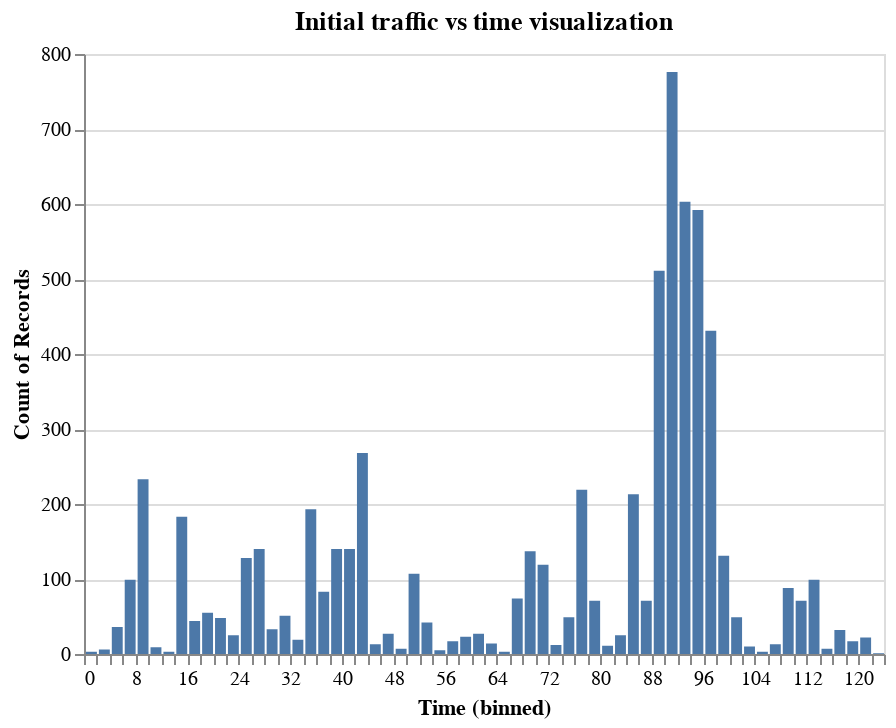

This figure's notebook cell:
### Code cell
alt_traffic(mitm_df)

### Figure 1 — Vega-Lite specification as saved in the notebook (floating-point values rounded to 4 significant figures; data arrays with more than 128 entries replaced by an {"elided": "..."} marker saying what was removed)
{"config": {"view": {"continuousWidth": 400, "continuousHeight": 300}}, "data": {"name": "data-8ef2e20bd1dcf97ad49cf5a00f4dbe9d"}, "mark": "bar", "encoding": {"x": {"type": "quantitative", "bin": {"maxbins": 119.1}, "field": "Time"}, "y": {"type": "quantitative", "aggregate": "count"}}, "title": "Initial traffic vs time visualization", "$schema": "https://vega.github.io/schema/vega-lite/v4.8.1.json", "datasets": {"data-8ef2e20bd1dcf97ad49cf5a00f4dbe9d": {"elided": "6681 records"}}}
